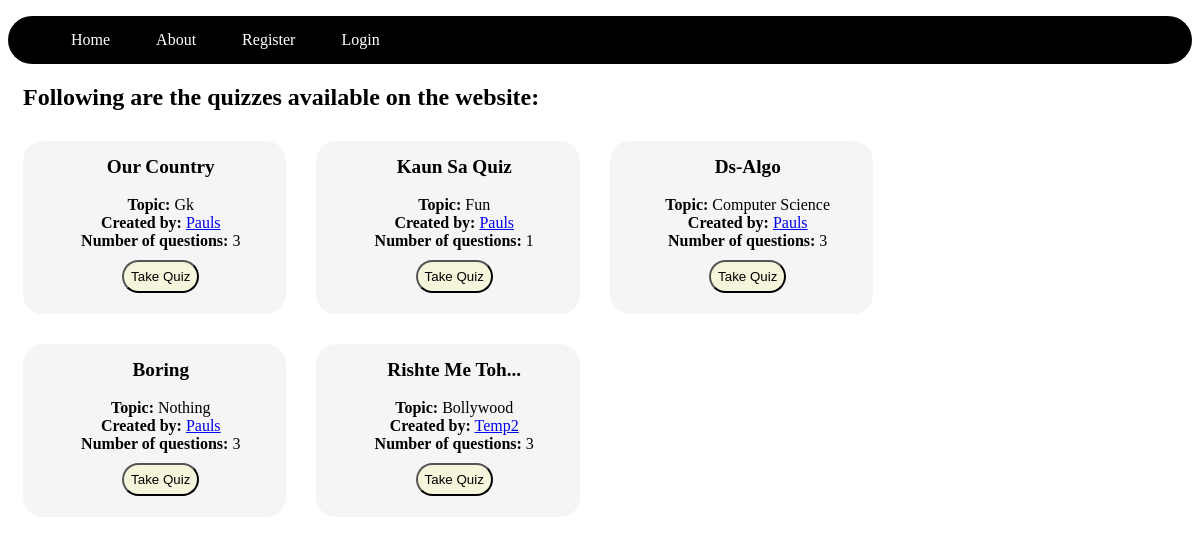
The app's page /, older data.
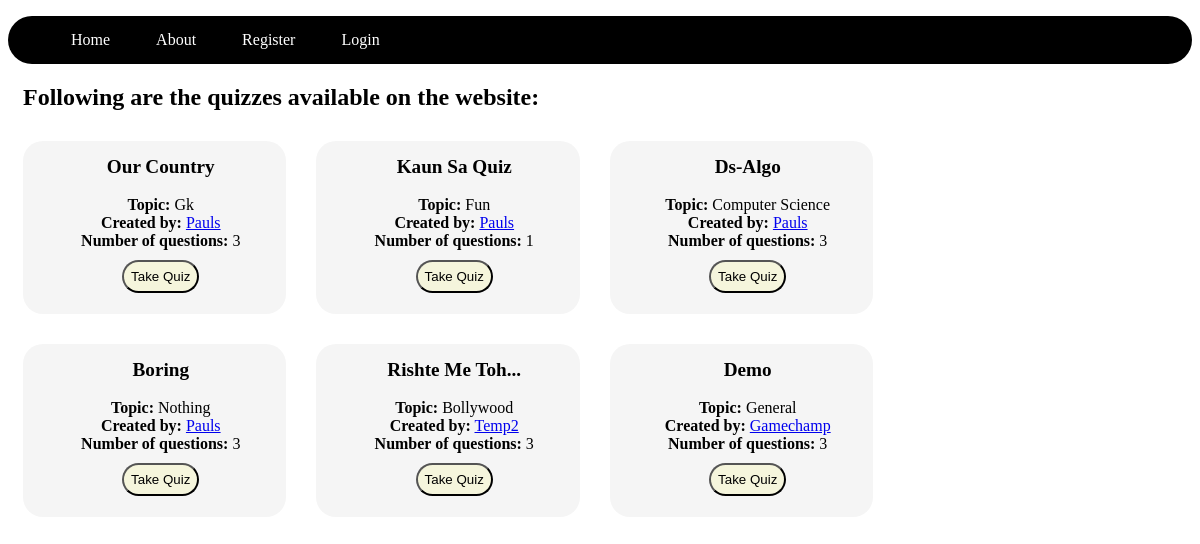
The same page, newer data.
### mcq1/models.py (models this page shows, shortened)
class Quiz(models.Model):
    quiz_name = models.CharField(max_length=50, default=None)
    no_ques = models.IntegerField()
    author = models.ForeignKey('Usr', on_delete=models.CASCADE)
    topic = models.CharField(max_length=50)

class Usr(models.Model):
    user = models.OneToOneField(User, models.CASCADE, primary_key=True)
    is_student = models.BooleanField(default=False)
    is_teacher = models.BooleanField(default=False)
    def __str__(self):
        return self.user.username

### mcq1/views.py (the view)
# urls.py: path('', views.index, name='index'),
def index(request):
    quizzes = Quiz.objects.all()
    return render(request, 'mcq1/index.html', {'quizzes':quizzes})

### mcq1/templates/mcq1/index.html (shortened to what this page needs)
{% extends "mcq1/layout.html" %}
{% block content %}
<h2>Following are the quizzes available on the website:</h2>
<div id="quiz_list">
{% for quiz in quizzes %}
<li><div class="container quiz_item">
    <div class="quiz_name"><b>{{ quiz.quiz_name|title }}</b></div><br>
    <strong>Topic:</strong>  {{ quiz.topic|title }}<br>
    <strong>Created by:</strong>  <a href={% url 'profile' pk=quiz.author.user.pk %}>{{ quiz.author|title }}</a><br>
    <strong>Number of questions:</strong>  {{ quiz.no_ques }}<br>
    <button type='button' class="quiz_btn"><a href={% url 'take_quiz' pk=quiz.pk %}>Take Quiz</a></button><br><br>
</div></li>
{% endfor %}
</div>
{% endblock %}

Row changes from the older to the newer data that the page shows:
added Quiz: quiz_name "Demo", topic "General", author "Gamechamp", no_ques "3"
